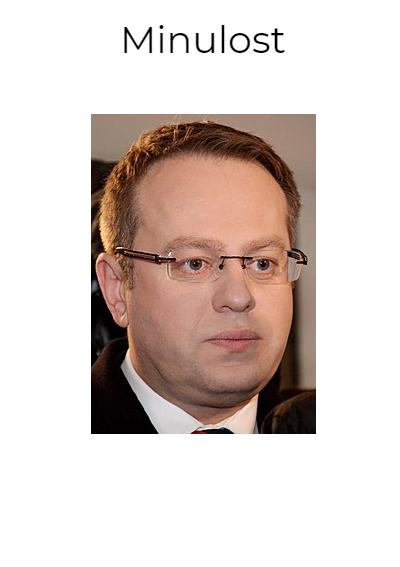
#> input picture image.png, 400 x 567 px
$ python viewer.py image.png
#> lines starting #> are read from the running program, lines starting #| are printed output that depends on the picture
#!/usr/bin/env python
from PIL import Image, ImageFilter
import os
import argparse
import colorsys
from termcolor import cprint
from math import sqrt

outputPixelValues = ['.',':','"','*',"x","X","#","$","@"]
# ['.',':','*',"x","X","#","$","@"]
class Size():
    Fit = 1
    Default = 2
    Custom = 3

parser = argparse.ArgumentParser(description='Output an image into terminal. By default scales according to terminal width whilst preserving ratio.')
parser.add_argument('image', metavar='Img', type=str,
                    help='The input image to be printed to terminal')
parser.add_argument('-F',  action='store_true',
                    help='Make the image fit the terminal window')
parser.add_argument('-S', nargs = 2, type=int,
                    help='Scale the image to custom size (width, height)')
parser.add_argument('-C', action='store_true',
                    help='Try to output the image coloured')
parser.add_argument('-T', action='store_true',
                    help='Use custom thresholding. Better for images with a lot of similar colour')
parser.add_argument('--no-ascii', action='store_true',
                    help="Don't use ascii for colour and use coloured bg instead")
parser.add_argument('-E', action='store_true',
                    help='Draw edges from the image instead')


# gets the corresponding character to pixel value
# decides according to threshold values or 0-255 range
# [11 lines left out: function getPixelChar, not called in this run]

def printPixelGrey(pixel,thresholds):
    print(getPixelChar(pixel,thresholds),end="")

# separate pixel values into n bins with approx same size where n is the number of output chars
# [78 lines left out: functions thresholdImage, printPixelColour, printImage, not called in this run]

def resizeImg(type,img):
    (w,h) = os.get_terminal_size()
    ratio = img.height/img.width
    if (type == Size.Fit):
        newW = int(h*2/ratio)
        if (newW > w):
            img = img.resize((w,int(ratio*w/2)))
        else:
            img = img.resize((newW,h))
    elif (type == Size.Default):
        img = img.resize((w,int(w*ratio/2)))
    elif (type == Size.Custom):
        img = img.resize(args.S)
    return img

args = parser.parse_args()

if (args.no_ascii and args.C == False):
        parser.error('Cannot use --no-ascii without -C flag.')
if (args.S and args.F):
        parser.error('Can only use either F or S')

originalImage = Image.open(args.image)
#> originalImage is the input picture: PIL image 400x567 RGBA; mean R, G, B, A 219, 207, 202, 255
greyImage = originalImage.convert('L')
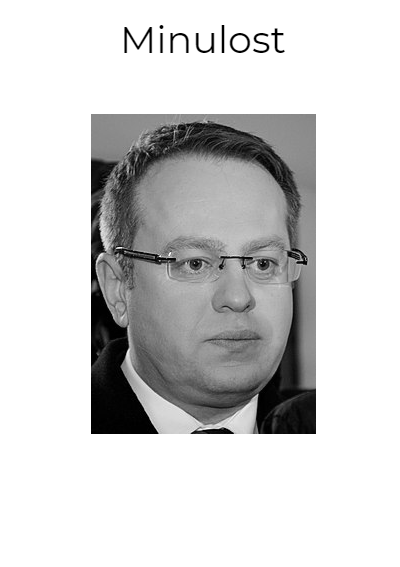
#> greyImage: PIL image 400x567 L; min 0, max 255, mean 210

if (args.F):
    type = Size.Fit
elif(args.S != None):
    type = Size.Custom
else:
    type = Size.Default


img = resizeImg(type,originalImage)
#> (the run stopped early here; a loop or call above may not have finished)
